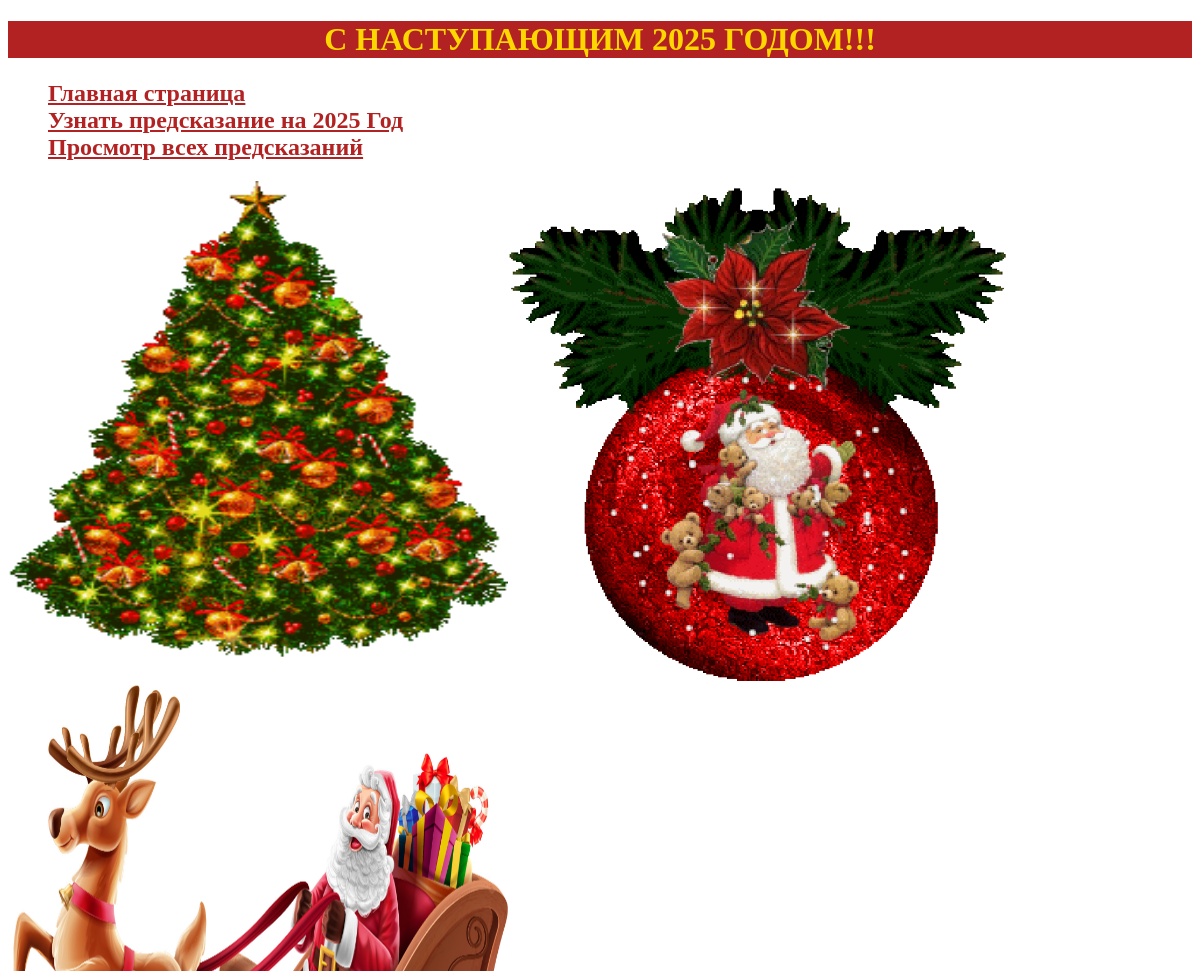
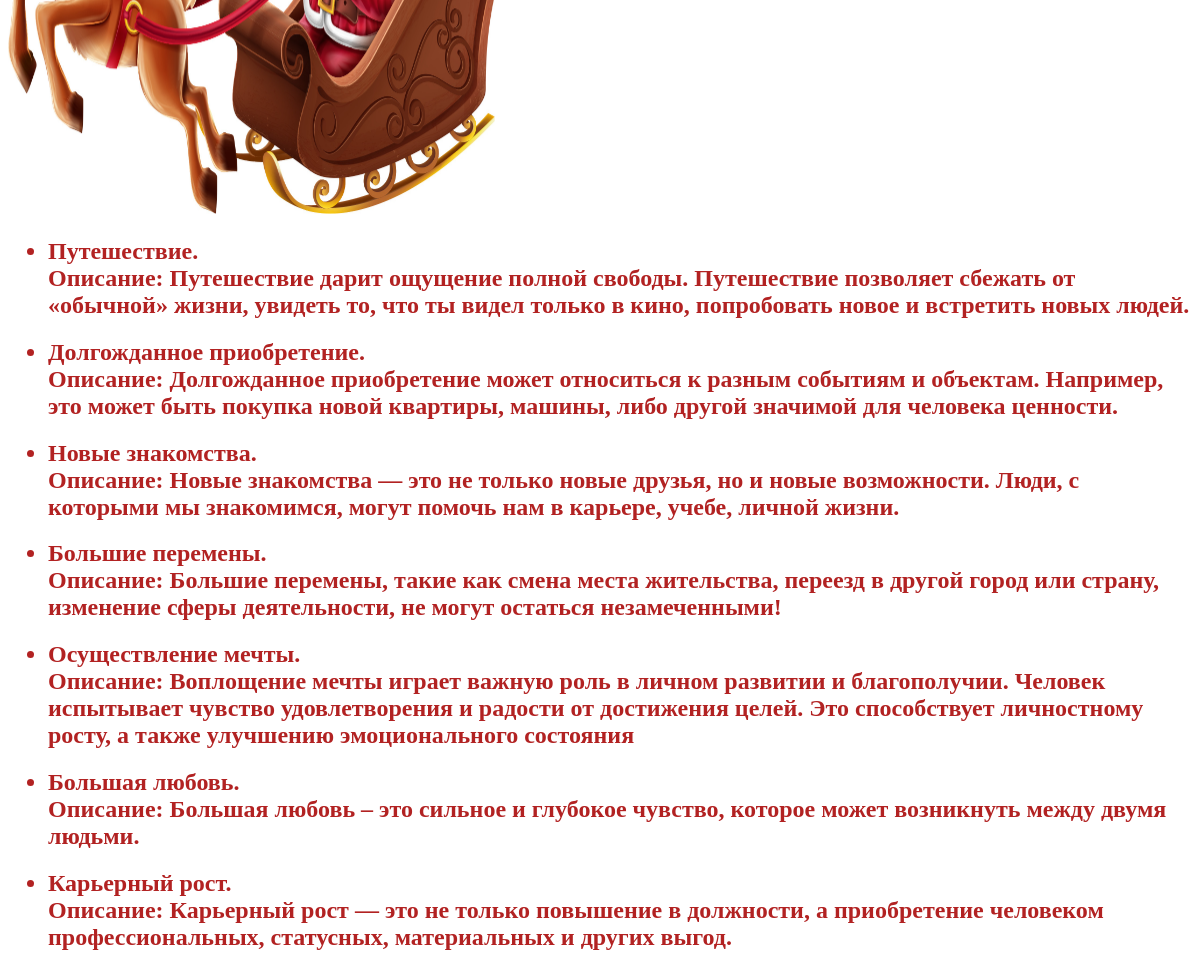
/viewing, run on the app's committed database (2 pictures, top to bottom).
### models/prediction.py (models this page shows)
class Prediction_Base(Base):
    __tablename__='predictions'
    id = Column(Integer, primary_key=True, index=True)
    title = Column(String, unique=True, index=True)
    content = Column(String, unique=True, index=True)

### routers/prediction.py (the view)
@router.get("/viewing")
async def Get_Viewing(request: Request, db: Annotated[Session, Depends(get_db)]) -> HTMLResponse:
    predictions = db.scalars(select(Prediction_Base)).all()
    return templates.TemplateResponse('viewing.html', {'request':request, 'Predictions': predictions})

### templates/viewing.html (shortened to what this page needs)
<!DOCTYPE html>
<html lang="en">
<head>
    <link rel="stylesheet" href="/static/style.css">
</head>
<body>
    <div class="pagename">
        <h1 style="color: #FFD700">С НАСТУПАЮЩИМ 2025 ГОДОМ!!!</h1>
    </div>
    <menu>
        <h2>
            <a href="/#" style="color: #B22222">Главная страница</a><br>
            <a href="/predictions" style="color: #B22222">Узнать предсказание на 2025 Год</a><br>
            <a href="/viewing" style="color: #B22222">Просмотр всех предсказаний</a>
        </h2>
    </menu>
    <grafic>
        <img src = "static/елка.gif"><img src = "static/шарик.gif"><img src = "static/мороз.jpg">
    </grafic>
    <content>
            {% for prediction in Predictions %}
            <ul>
                <h2 style="color: #B22222"><li>{{prediction.title}}.<br>Описание: {{prediction.content}}</li></h2>
            </ul>
        {% endfor %}
    </content>
</body>
</html>

### static/style.css (style rules this page uses)
h1 { text-align: center; }
.pagename { background-color: #B22222; }
img { width: 500px; height: 500px; }

### data on the page
Prediction_Base: title "Путешествие", content "Путешествие дарит ощущение полной свободы. Путешествие позволяет сбежать от «обычной» жизни, увидеть то, что ты видел только в кино, попробовать новое и встретить новых людей."
Prediction_Base: title "Долгожданное приобретение", content "Долгожданное приобретение может относиться к разным событиям и объектам. Например, это может быть покупка новой квартиры, машины, либо другой значимой для человека ценности."
Prediction_Base: title "Новые знакомства", content "Новые знакомства — это не только новые друзья, но и новые возможности. Люди, с которыми мы знакомимся, могут помочь нам в карьере, учебе, личной жизни."
Prediction_Base: title "Большие перемены", content "Большие перемены, такие как смена места жительства, переезд в другой город или страну, изменение сферы деятельности, не могут остаться незамеченными!"
Prediction_Base: title "Осуществление мечты", content "Воплощение мечты играет важную роль в личном развитии и благополучии. Человек испытывает чувство удовлетворения и радости от достижения целей. Это способствует личностному росту, а также улучшению эмоционального состояния"
Prediction_Base: title "Большая любовь", content "Большая любовь – это сильное и глубокое чувство, которое может возникнуть между двумя людьми."
Prediction_Base: title "Карьерный рост", content "Карьерный рост — это не только повышение в должности, а приобретение человеком профессиональных, статусных, материальных и других выгод."
